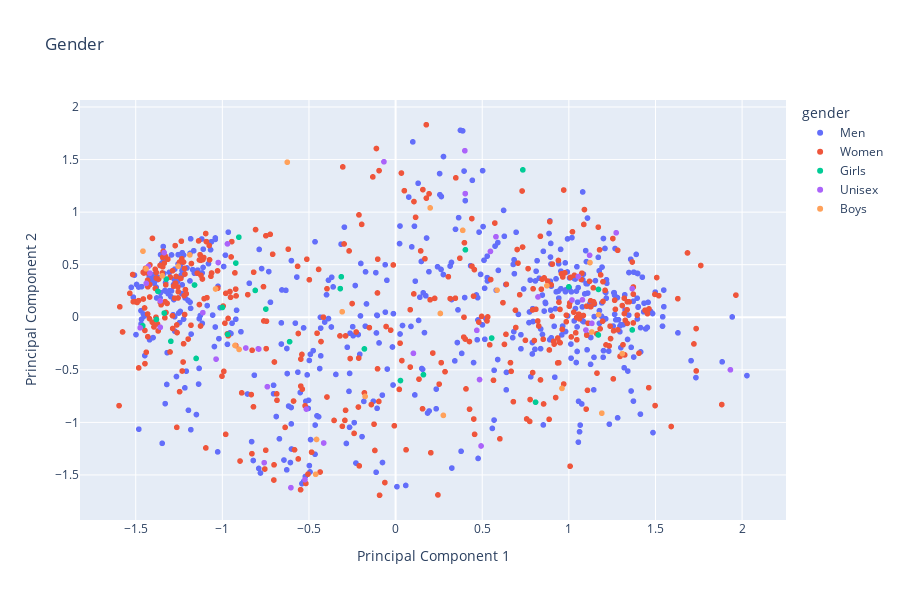

Write notebook code for a chart like this one.
### Code cell
fig = px.scatter(train, x=0, y=1, color="gender", title='Gender', height=600, labels={
                     "0": "Principal Component 1",
                     "1": "Principal Component 2"})
fig.show()

### Figure 1 — Plotly figure (JSON) as saved in the notebook; plotly's stock layout.template omitted (floating-point values rounded to 4 significant figures; data arrays with more than 128 entries replaced by an {"elided": "..."} marker saying what was removed)
{"data": [{"hovertemplate": "gender=Men<br>Principal Component 1=%{x}<br>Principal Component 2=%{y}<extra></extra>", "legendgroup": "Men", "marker": {"color": "#636efa", "symbol": "circle"}, "mode": "markers", "name": "Men", "showlegend": true, "type": "scattergl", "x": {"elided": "14790 float values"}, "xaxis": "x", "y": {"elided": "14790 float values"}, "yaxis": "y"}, {"hovertemplate": "gender=Women<br>Principal Component 1=%{x}<br>Principal Component 2=%{y}<extra></extra>", "legendgroup": "Women", "marker": {"color": "#EF553B", "symbol": "circle"}, "mode": "markers", "name": "Women", "showlegend": true, "type": "scattergl", "x": {"elided": "11404 float values"}, "xaxis": "x", "y": {"elided": "11404 float values"}, "yaxis": "y"}, {"hovertemplate": "gender=Girls<br>Principal Component 1=%{x}<br>Principal Component 2=%{y}<extra></extra>", "legendgroup": "Girls", "marker": {"color": "#00cc96", "symbol": "circle"}, "mode": "markers", "name": "Girls", "showlegend": true, "type": "scattergl", "x": {"elided": "502 float values"}, "xaxis": "x", "y": {"elided": "502 float values"}, "yaxis": "y"}, {"hovertemplate": "gender=Unisex<br>Principal Component 1=%{x}<br>Principal Component 2=%{y}<extra></extra>", "legendgroup": "Unisex", "marker": {"color": "#ab63fa", "symbol": "circle"}, "mode": "markers", "name": "Unisex", "showlegend": true, "type": "scattergl", "x": {"elided": "1347 float values"}, "xaxis": "x", "y": {"elided": "1347 float values"}, "yaxis": "y"}, {"hovertemplate": "gender=Boys<br>Principal Component 1=%{x}<br>Principal Component 2=%{y}<extra></extra>", "legendgroup": "Boys", "marker": {"color": "#FFA15A", "symbol": "circle"}, "mode": "markers", "name": "Boys", "showlegend": true, "type": "scattergl", "x": {"elided": "632 float values"}, "xaxis": "x", "y": {"elided": "632 float values"}, "yaxis": "y"}], "layout": {"height": 600, "legend": {"title": {"text": "gender"}, "tracegroupgap": 0}, "title": {"text": "Gender"}, "xaxis": {"anchor": "y", "domain": [0, 1], "title": {"text": "Principal Component 1"}}, "yaxis": {"anchor": "x", "domain": [0, 1], "title": {"text": "Principal Component 2"}}}}
